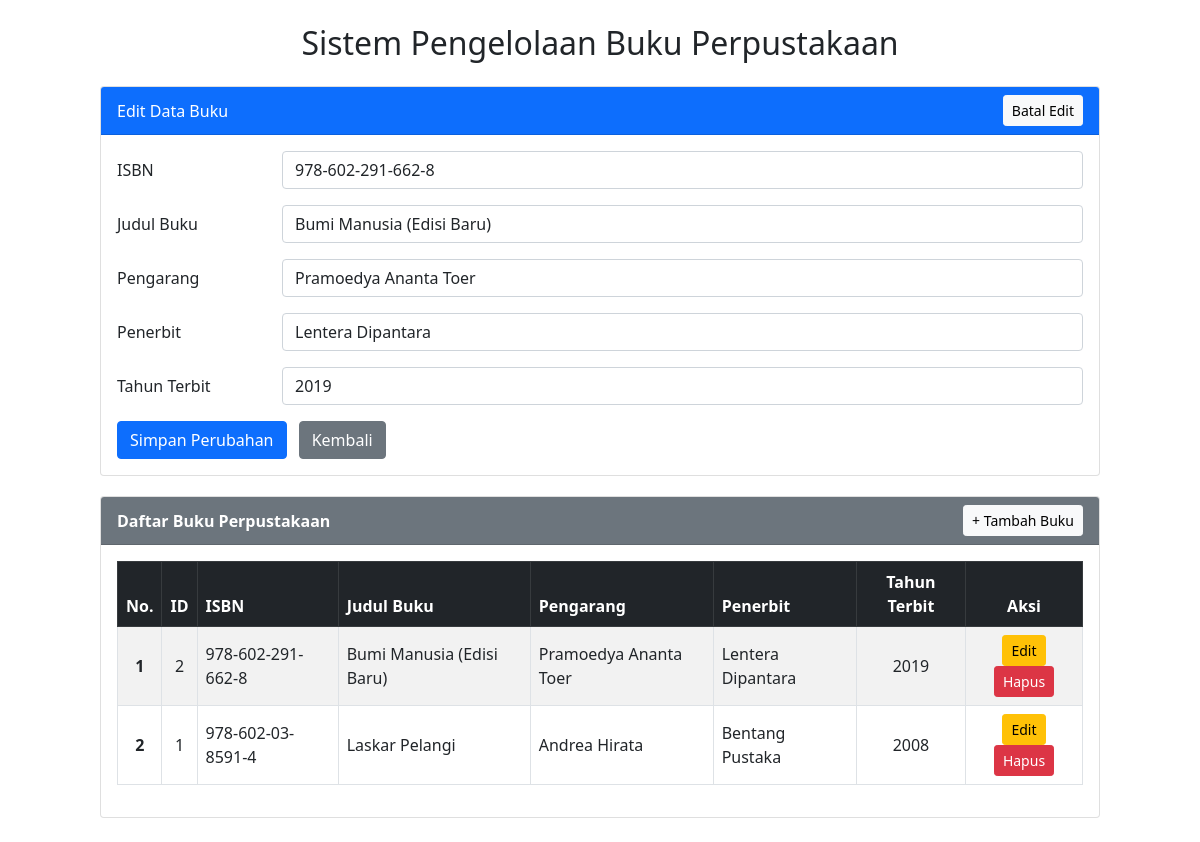
Page /PERTEMUAN2/index1.php?op=edit&id=2 on the committed database.
### tables this page shows
CREATE TABLE `buku` (
  `ID` int NOT NULL,
  `ISBN` varchar(20) NOT NULL,
  `JUDUL` varchar(100) NOT NULL,
  `PENGARANG` varchar(100) NOT NULL,
  `PENERBIT` varchar(50) NOT NULL,
  `TAHUN_TERBIT` int NOT NULL
);

### PERTEMUAN2/index1.php (the view, shortened to what this page needs)
<?php
$host = "localhost";
$user = "root";
$password = "";
$db = "sistem_pengelolaan_buku_perpustakaan";
$koneksi = mysqli_connect($host, $user, $password, $db);
$isbn = "";
$judul = "";
$pengarang = "";
$penerbit = "";
$tahun_terbit = "";
$op = "";
$id = "";
if (isset($_GET['op'])) {
    $op = $_GET['op'];
}
if (isset($_GET['id'])) {
    $id = $_GET['id'];
}
if ($op == 'edit' && !isset($_POST['simpan'])) {
    $sql1 = "SELECT * FROM buku WHERE ID = '$id'";
    $q1 = mysqli_query($koneksi, $sql1);
    $r1 = mysqli_fetch_array($q1);
    if ($r1) {
        $isbn = $r1['ISBN'];
        $judul = $r1['JUDUL'];
        $pengarang = $r1['PENGARANG'];
        $penerbit = $r1['PENERBIT'];
        $tahun_terbit = $r1['TAHUN_TERBIT'];
    } else {
        $error = "Data buku tidak ditemukan.";
    }
}
$sql2 = "SELECT * FROM buku ORDER BY ID DESC";
$q2 = mysqli_query($koneksi, $sql2);
?>
<!DOCTYPE html>
<html lang="en">
<head>
    <link href="https://cdn.jsdelivr.net/npm/bootstrap@5.0.2/dist/css/bootstrap.min.css" rel="stylesheet">
</head>
<body>
<div class="container my-4">
    <div class="mx-auto" style="max-width: 1000px; width: 100%;">
        <h2 class="text-center mb-4">Sistem Pengelolaan Buku Perpustakaan</h2>
        <div class="card" id="form-buku">
            <div class="card-header bg-primary text-white d-flex justify-content-between align-items-center">
                <span><?php echo ($op == 'edit') ? "Edit Data Buku" : "Tambah Data Buku"; ?></span>
                <?php if ($op == 'edit') { ?>
                    <a href="index1.php" class="btn btn-sm btn-light">Batal Edit</a>
                <?php } ?>
            </div>
            <div class="card-body">
                <form action="" method="POST">
                    <div class="mb-3 row">
                        <label for="isbn" class="col-sm-2 col-form-label">ISBN</label>
                        <div class="col-sm-10">
                            <input type="text" class="form-control" id="isbn" name="isbn" value="<?php echo htmlspecialchars($isbn); ?>">
                        </div>
                    </div>
                    <div class="mb-3 row">
                        <label for="judul" class="col-sm-2 col-form-label">Judul Buku</label>
                        <div class="col-sm-10">
                            <input type="text" class="form-control" id="judul" name="judul" value="<?php echo htmlspecialchars($judul); ?>">
                        </div>
                    </div>
                    <div class="mb-3 row">
                        <label for="pengarang" class="col-sm-2 col-form-label">Pengarang</label>
                        <div class="col-sm-10">
                            <input type="text" class="form-control" id="pengarang" name="pengarang" value="<?php echo htmlspecialchars($pengarang); ?>">
                        </div>
                    </div>
                    <div class="mb-3 row">
                        <label for="penerbit" class="col-sm-2 col-form-label">Penerbit</label>
                        <div class="col-sm-10">
                            <input type="text" class="form-control" id="penerbit" name="penerbit" value="<?php echo htmlspecialchars($penerbit); ?>">
                        </div>
                    </div>
                    <div class="mb-3 row">
                        <label for="tahun_terbit" class="col-sm-2 col-form-label">Tahun Terbit</label>
                        <div class="col-sm-10">
                            <input type="text" class="form-control" id="tahun_terbit" name="tahun_terbit" value="<?php echo htmlspecialchars($tahun_terbit); ?>">
                        </div>
                    </div>
                    <div class="col-12">
                        <input type="submit" name="simpan" value="<?php echo ($op == 'edit') ? "Simpan Perubahan" : "Simpan Data"; ?>" class="btn btn-primary">
                        <?php if ($op == 'edit') { ?>
                            <a href="index1.php" class="btn btn-secondary ms-2">Kembali</a>
                        <?php } ?>
                    </div>
                </form>
            </div>
        </div>
        <div class="card">
            <div class="card-header text-white bg-secondary d-flex justify-content-between align-items-center">
                <span class="fw-bold">Daftar Buku Perpustakaan</span>
                <a href="#form-buku" class="btn btn-light btn-sm">+ Tambah Buku</a>
            </div>
            <div class="card-body">
                <div class="table-responsive">
                    <table class="table table-striped table-bordered align-middle">
                        <thead class="table-dark">
                            <tr>
                                <th scope="col" class="text-center">No.</th>
                                <th scope="col" class="text-center">ID</th>
                                <th scope="col">ISBN</th>
                                <th scope="col">Judul Buku</th>
                                <th scope="col">Pengarang</th>
                                <th scope="col">Penerbit</th>
                                <th scope="col" class="text-center">Tahun Terbit</th>
                                <th scope="col" class="text-center">Aksi</th>
                            </tr>
                        </thead>
                        <tbody>
                        <?php
                        if ($q2 && mysqli_num_rows($q2) > 0) {
                            $urut = 1;
                            while ($r2 = mysqli_fetch_array($q2)) {
                                $buku_id = $r2['ID'];
                                $buku_isbn = $r2['ISBN'];
                                $buku_judul = $r2['JUDUL'];
                                $buku_pengarang = $r2['PENGARANG'];
                                $buku_penerbit = $r2['PENERBIT'];
                                $buku_tahun_terbit = $r2['TAHUN_TERBIT'];
                        ?>
                            <tr>
                                <th scope="row" class="text-center"><?php echo $urut++; ?></th>
                                <td class="text-center"><?php echo htmlspecialchars($buku_id); ?></td>
                                <td><?php echo htmlspecialchars($buku_isbn); ?></td>
                                <td><?php echo htmlspecialchars($buku_judul); ?></td>
                                <td><?php echo htmlspecialchars($buku_pengarang); ?></td>
                                <td><?php echo htmlspecialchars($buku_penerbit); ?></td>
                                <td class="text-center"><?php echo htmlspecialchars($buku_tahun_terbit); ?></td>
                                <td class="text-center">
                                    <a href="index1.php?op=edit&id=<?php echo htmlspecialchars($buku_id); ?>"><button type="button" class="btn btn-warning btn-sm">Edit</button></a>
                                    <a href="index1.php?op=delete&id=<?php echo htmlspecialchars($buku_id); ?>" onclick="return confirm('Apakah anda yakin ingin menghapus data buku ini?')"><button type="button" class="btn btn-danger btn-sm">Hapus</button></a>
                                </td>
                            </tr>
                        <?php
                            }
                        } else {
                        ?>
                            <tr>
                                <td colspan="8" class="text-center text-muted py-3">Belum ada data buku.</td>
                            </tr>
                        <?php
                        }
                        ?>
                        </tbody>
                    </table>
                </div>
            </div>
        </div>
    </div>
</div>
</body>
</html>

### PERTEMUAN2/index1.php (style rules this page uses)
.mx-auto { width: 1000px; }
.card { margin-top: 15px; margin-bottom: 20px; }

### rows in the picture
buku: isbn "978-602-291-662-8", judul "Bumi Manusia (Edisi Baru)", pengarang "Pramoedya Ananta Toer", penerbit "Lentera Dipantara", tahun_terbit "2019", ID "2", ISBN "978-602-291-662-8", JUDUL "Bumi Manusia (Edisi Baru)", PENGARANG "Pramoedya Ananta Toer", PENERBIT "Lentera Dipantara", TAHUN_TERBIT "2019"
buku: ID "1", ISBN "978-602-03-8591-4", JUDUL "Laskar Pelangi", PENGARANG "Andrea Hirata", PENERBIT "Bentang Pustaka", TAHUN_TERBIT "2008"
